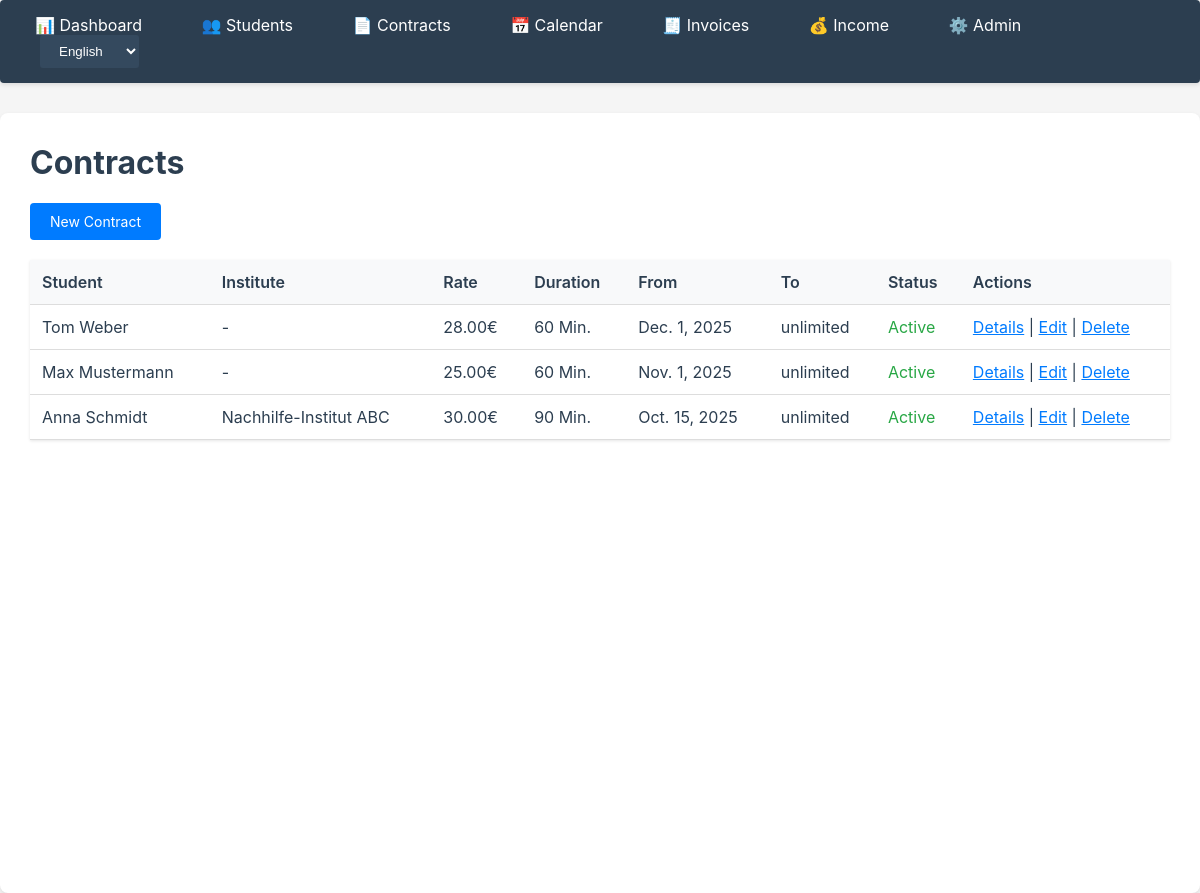
The page /contracts/ on the database as committed earlier.
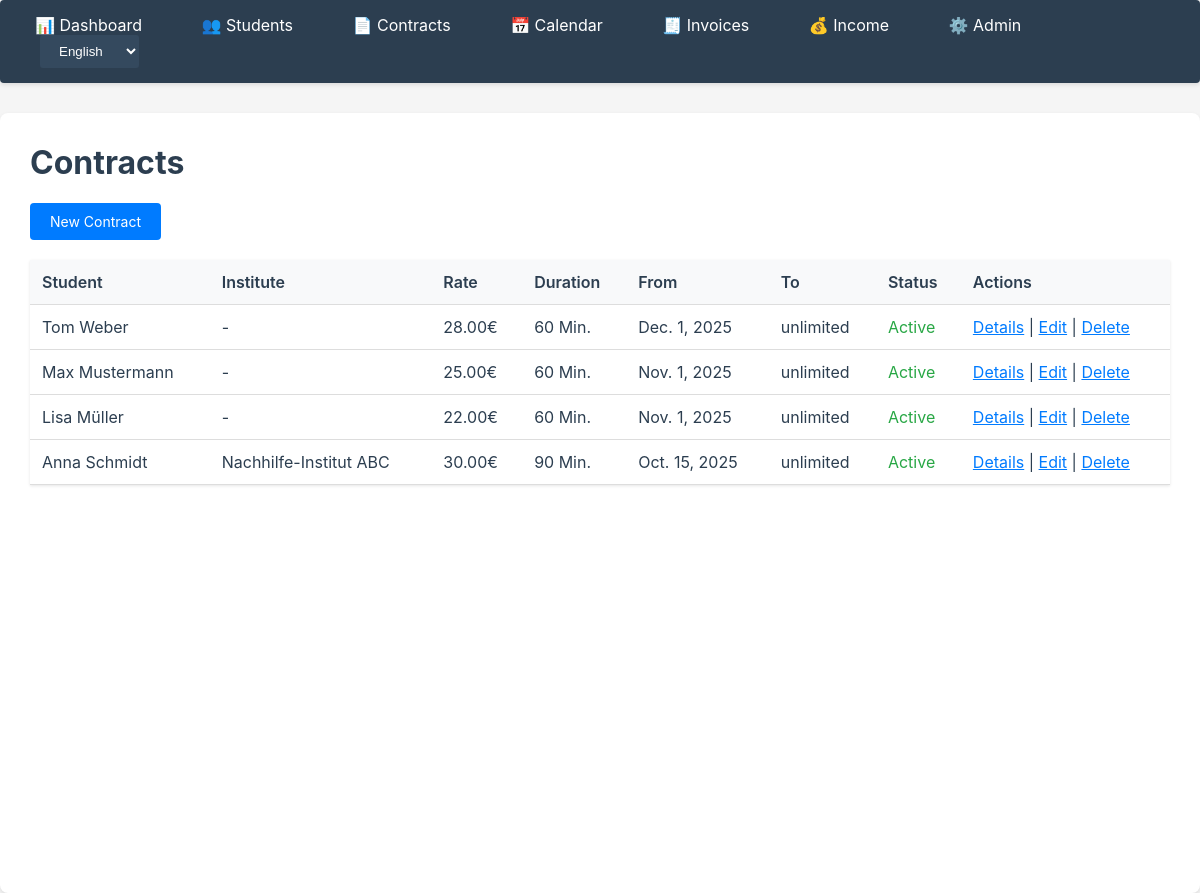
The same page on the database as committed later.
### apps/contracts/models.py (models this page shows, shortened)
class Contract(models.Model):
    student = models.ForeignKey(
        Student,
        on_delete=models.CASCADE,
        related_name='contracts',
        help_text=_("Student for whom the contract applies")
    )
    institute = models.CharField(
        max_length=200,
        blank=True,
        null=True,
        help_text=_("Institute name (if applicable)")
    )
    hourly_rate = models.DecimalField(
        max_digits=10,
        decimal_places=2,
        validators=[MinValueValidator(Decimal('0.01'))],
        help_text=_("Rate per unit in EUR")
    )
    unit_duration_minutes = models.PositiveIntegerField(
        default=60,
        help_text=_("Duration of one unit in minutes")
    )
    start_date = models.DateField(help_text=_("Contract start date"))
    end_date = models.DateField(
        null=True,
        blank=True,
        help_text=_("Contract end date (optional, empty = unlimited)")
    )
    is_active = models.BooleanField(
        default=True,
        help_text=_("Is the contract active?")
    )
    notes = models.TextField(
        blank=True,
        null=True,
        help_text=_("Additional notes about the contract")
    )
    created_at = models.DateTimeField(auto_now_add=True)
    updated_at = models.DateTimeField(auto_now=True)
    class Meta:
        ordering = ['-start_date', 'student']
        verbose_name = _('Contract')
        verbose_name_plural = _('Contracts')

### apps/students/models.py (models this page shows, shortened)
class Student(models.Model):
    first_name = models.CharField(max_length=100)
    last_name = models.CharField(max_length=100)
    email = models.EmailField(blank=True, null=True)
    phone = models.CharField(max_length=20, blank=True, null=True)
    school = models.CharField(
        max_length=200,
        blank=True,
        null=True,
        help_text=_("School name")
    )
    grade = models.CharField(
        max_length=50,
        blank=True,
        null=True,
        help_text=_("Grade/Level (e.g., '10th grade', 'Q1')")
    )
    subjects = models.CharField(
        max_length=500,
        blank=True,
        null=True,
        help_text=_("Subjects (comma-separated, e.g., 'Math, German, English')")
    )
    notes = models.TextField(
        blank=True,
        null=True,
        help_text=_("Additional notes about the student")
    )
    created_at = models.DateTimeField(auto_now_add=True)
    updated_at = models.DateTimeField(auto_now=True)
    class Meta:
        ordering = ['last_name', 'first_name']
        verbose_name = _('Student')
        verbose_name_plural = _('Students')
    @property
    def full_name(self):
        return f"{self.first_name} {self.last_name}"

### apps/contracts/views.py (the view)
# urls.py: path('', views.ContractListView.as_view(), name='list'),
class ContractListView(ListView):
    model = Contract
    template_name = 'contracts/contract_list.html'
    context_object_name = 'contracts'
    paginate_by = 20

### apps/contracts/templates/contracts/contract_list.html (shortened to what this page needs)
{% extends 'core/base.html' %}
{% load i18n %}
{% block content %}
<h1>{% trans "Contracts" %}</h1>
<a href="{% url 'contracts:create' %}" class="btn">{% trans "New Contract" %}</a>
<table>
    <thead>
        <tr>
            <th>{% trans "Student" %}</th>
            <th>{% trans "Institute" %}</th>
            <th>{% trans "Rate" %}</th>
            <th>{% trans "Duration" %}</th>
            <th>{% trans "From" %}</th>
            <th>{% trans "To" %}</th>
            <th>{% trans "Status" %}</th>
            <th>{% trans "Actions" %}</th>
        </tr>
    </thead>
    <tbody>
        {% for contract in contracts %}
        <tr>
            <td>{{ contract.student.full_name }}</td>
            <td>{{ contract.institute|default:"-" }}</td>
            <td>{{ contract.hourly_rate }}€</td>
            <td>{% blocktrans with minutes=contract.unit_duration_minutes %}{{ minutes }} Min.{% endblocktrans %}</td>
            <td>{{ contract.start_date }}</td>
            <td>{{ contract.end_date|default:_("unlimited") }}</td>
            <td>{% if contract.is_active %}<span style="color: #28a745;">{% trans "Active" %}</span>{% else %}<span style="color: #495057;">{% trans "Inactive" %}</span>{% endif %}</td>
            <td>
                <a href="{% url 'contracts:detail' contract.pk %}">{% trans "Details" %}</a> |
                <a href="{% url 'contracts:update' contract.pk %}">{% trans "Edit" %}</a> |
                <a href="{% url 'contracts:delete' contract.pk %}">{% trans "Delete" %}</a>
            </td>
        </tr>
        {% empty %}
        <tr><td colspan="8">{% trans "No contracts available." %}</td></tr>
        {% endfor %}
    </tbody>
</table>
{% endblock %}

### apps/core/templates/core/base.html (shortened to what this page needs)
{% load i18n %}
<!DOCTYPE html>
<html lang="{{ LANGUAGE_CODE|default:'en' }}">
<head>
</head>
<body>
    <nav>
        <div class="nav-container">
            <a href="{% url 'core:dashboard' %}">📊 {% trans "Dashboard" %}</a>
            <a href="{% url 'students:list' %}">👥 {% trans "Students" %}</a>
            <a href="{% url 'contracts:list' %}">📄 {% trans "Contracts" %}</a>
            <a href="{% url 'lessons:week' %}">📅 {% trans "Calendar" %}</a>
            <a href="{% url 'billing:invoice_list' %}">🧾 {% trans "Invoices" %}</a>
            <a href="{% url 'core:income' %}">💰 {% trans "Income" %}</a>
            <a href="{% url 'admin:index' %}">⚙️ {% trans "Admin" %}</a>
            <form action="{% url 'set_language' %}" method="post" style="display: inline-block; margin-left: 20px;">
                <select name="language" onchange="this.form.submit()" style="background: #34495e; color: white; border: none; padding: 8px 15px; border-radius: 3px; cursor: pointer;">
                    {% get_current_language as LANGUAGE_CODE %}
                    {% get_available_languages as LANGUAGES %}
                    {% for lang_code, lang_name in LANGUAGES %}
                    <option value="{{ lang_code }}" {% if lang_code == LANGUAGE_CODE %}selected{% endif %}>{{ lang_name }}</option>
                    {% endfor %}
                </select>
            </form>
        </div>
    </nav>
    <div class="container">
        {% block content %}{% endblock %}
    </div>
</body>
</html>

### apps/core/templates/core/base.html (style rules this page uses)
body { font-family: -apple-system, BlinkMacSystemFont, 'Segoe UI', Arial, sans-serif; margin: 0; padding: 0; background: #f5f5f5; color: #2c3e50; }
.container { max-width: 1200px; margin: 0 auto; background: white; padding: 30px; border-radius: 8px; box-shadow: 0 2px 4px rgba(0,0,0,0.1); min-height: calc(100vh - 80px); color: #2c3e50; }
nav { background: #2c3e50; padding: 15px 0; margin-bottom: 30px; border-radius: 4px; box-shadow: 0 2px 4px rgba(0,0,0,0.1); }
nav .nav-container { max-width: 1200px; margin: 0 auto; padding: 0 20px; }
nav a { color: white; text-decoration: none; margin-right: 25px; padding: 8px 15px; border-radius: 3px; transition: background 0.2s; }
table { width: 100%; border-collapse: collapse; margin-top: 20px; box-shadow: 0 1px 3px rgba(0,0,0,0.1); }
th, td { padding: 12px; text-align: left; border-bottom: 1px solid #ddd; color: #2c3e50; }
th { background: #f8f9fa; font-weight: 600; color: #2c3e50; }
.btn { display: inline-block; padding: 10px 20px; background: #007bff; color: white; text-decoration: none; border-radius: 4px; border: none; cursor: pointer; font-size: 14px; transition: background 0.2s; }
h1 { color: #2c3e50; margin-top: 0; }
a { color: #007bff; }

Rows that differ between the two databases and show on the page:
added Contract: student.full_name "Lisa Müller", institute "-", hourly_rate "22.00", start_date "Nov. 1, 2025", end_date "unlimited"
